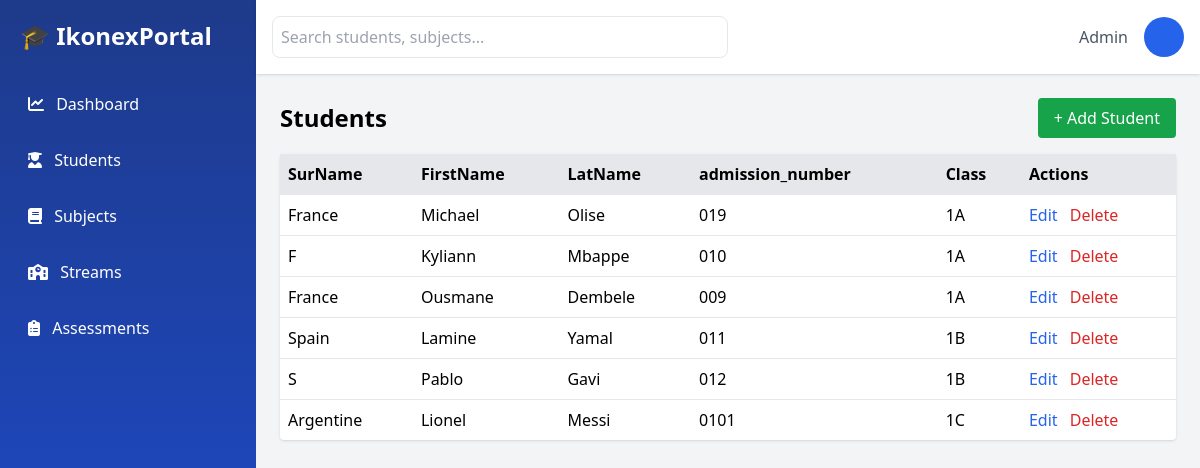
The page /students/ on the database its author committed.
### Ikonex/models.py (models this page shows, shortened)
class Student(models.Model):
    class_stream = models.ForeignKey(ClassStream, on_delete=models.CASCADE, related_name="students")
    admission_number = models.CharField(max_length=40, unique=True)
    surname = models.CharField(max_length=50)
    first_name = models.CharField(max_length=50)
    last_name = models.CharField(max_length=50)
    created_at = models.DateTimeField(auto_now_add=True)

class ClassStream(models.Model):
    name = models.CharField(max_length=50, unique=True)
    def __str__(self):
        return self.name

### Ikonex/views.py (the view)
# urls.py: path("students/", StudentListView.as_view(), name="student-list"),
class StudentListView(ListView):
    model = Student
    template_name = "students/student_list.html"

### templates/students/student_list.html (shortened to what this page needs)
{% extends 'home/base.html' %}
{% block content %}
<div class="flex justify-between items-center mb-4">
    <h2 class="text-2xl font-bold">Students</h2>
    <a href="{% url 'student-create' %}"
       class="bg-green-600 text-white px-4 py-2 rounded">
        + Add Student
    </a>
</div>
<table class="w-full bg-white shadow rounded">
    <thead class="bg-gray-200">
        <tr>
            <th class="p-2 text-left">SurName</th>
            <th class="p-2 text-left">FirstName</th>
            <th class="p-2 text-left">LatName</th>
            <th class="p-2 text-left">admission_number</th>
            <th class="p-2 text-left">Class</th>
            <th class="p-2 text-left">Actions</th>
        </tr>
    </thead>
    <tbody>
        {% for student in object_list %}
        <tr class="border-t">
            <td class="p-2">{{ student.surname }}</td>
            <td class="p-2">{{ student.first_name }}</td>
            <td class="p-2">{{ student.last_name }}</td>
            <td class="p-2">{{ student.admission_number }}</td>
            <td class="p-2">{{ student.class_stream }}</td>
            <td class="p-2 space-x-2">
                <a href="{% url 'update-student' student.id %}"
                   class="text-blue-600">Edit</a>
                <a href="{% url 'delete-student' student.id %}"
                   class="text-red-600">Delete</a>
            </td>
        </tr>
        {% endfor %}
    </tbody>
</table>
{% endblock %}

### rows shown on the page
Student: surname "France", first_name "Michael", last_name "Olise", admission_number "019", class_stream "1A"
Student: surname "F", first_name "Kyliann", last_name "Mbappe", admission_number "010", class_stream "1A"
Student: surname "France", first_name "Ousmane", last_name "Dembele", admission_number "009", class_stream "1A"
Student: surname "Spain", first_name "Lamine", last_name "Yamal", admission_number "011", class_stream "1B"
Student: surname "S", first_name "Pablo", last_name "Gavi", admission_number "012", class_stream "1B"
Student: surname "Argentine", first_name "Lionel", last_name "Messi", admission_number "0101", class_stream "1C"
